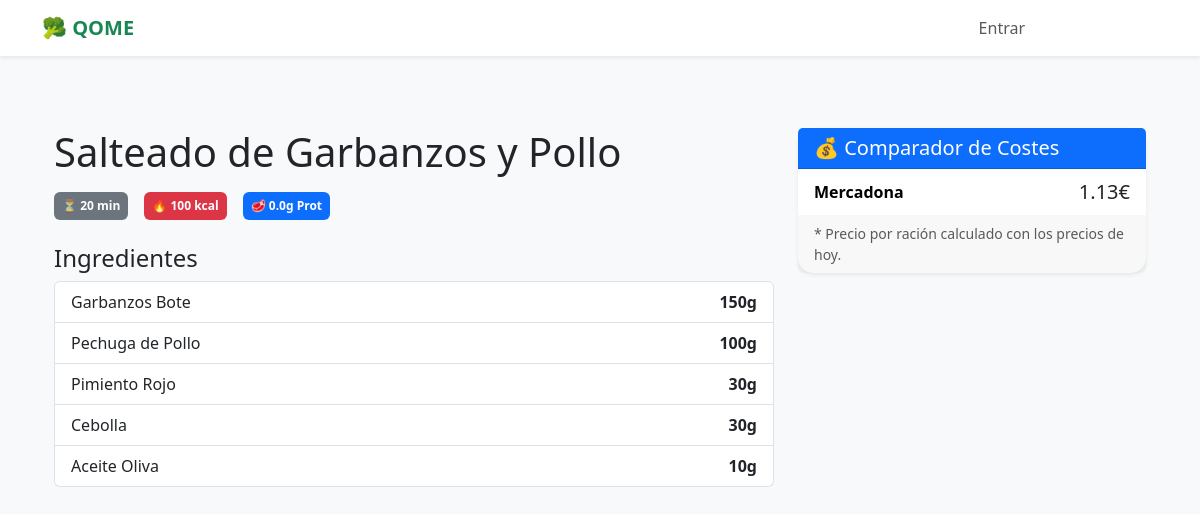
The app's page /receta/22/ with its own data.
### core/models.py (models this page shows, shortened)
class Receta(models.Model):
    titulo = models.CharField(max_length=200)
    tiempo_preparacion = models.IntegerField()
    es_apta_sarten = models.BooleanField(default=False)
    es_apta_airfryer = models.BooleanField(default=False)
    es_apta_horno = models.BooleanField(default=False)
    es_apta_microondas = models.BooleanField(default=False)
    es_apta_tupper = models.BooleanField(default=True)
    calorias = models.IntegerField(default=0)
    proteinas = models.FloatField(default=0.0)
    grasas = models.FloatField(default=0.0)
    hidratos = models.FloatField(default=0.0)

class RecetaIngrediente(models.Model):
    receta = models.ForeignKey(Receta, related_name='ingredientes', on_delete=models.CASCADE)
    ingrediente_base = models.ForeignKey(IngredienteBase, on_delete=models.CASCADE)
    cantidad_gramos = models.IntegerField()

class IngredienteBase(models.Model):
    CATEGORIAS = [
        ('Fruta', 'Fruta'), ('Verdura', 'Verdura'), ('Carniceria', 'Carnicería'),
        ('Pescaderia', 'Pescadería'), ('Lacteos', 'Lácteos'), ('Despensa', 'Despensa'),
        ('Huevos', 'Huevos'), ('Otros', 'Otros')
    ]
    nombre = models.CharField(max_length=100, unique=True)
    categoria = models.CharField(max_length=20, choices=CATEGORIAS, default='Otros')
    calorias = models.IntegerField(default=0)
    proteinas = models.FloatField(default=0.0)
    grasas = models.FloatField(default=0.0)
    hidratos = models.FloatField(default=0.0)
    dias_caducidad = models.IntegerField(default=7)

class CostePorSupermercado(models.Model):
    receta = models.ForeignKey(Receta, related_name='costes_por_supermercado', on_delete=models.CASCADE)
    supermercado = models.ForeignKey(Supermercado, on_delete=models.CASCADE)
    coste = models.DecimalField(max_digits=6, decimal_places=2)
    es_posible = models.BooleanField(default=True, help_text="False si el súper no tiene todos los ingredientes")
    ultima_actualizacion = models.DateTimeField(auto_now=True)
    class Meta:
        unique_together = ('receta', 'supermercado')

class Supermercado(models.Model):
    nombre = models.CharField(max_length=50, unique=True)
    color_brand = models.CharField(max_length=7, default="#000000", help_text="Color hexadecimal para la UI")

### core/views.py (the view)
# urls.py: path('receta/<int:receta_id>/', views.detalle_receta, name='detalle_receta'),
def detalle_receta(request, receta_id):
    receta = get_object_or_404(Receta, id=receta_id)
    costes = receta.costes_por_supermercado.filter(es_posible=True).select_related('supermercado').order_by('coste')
    return render(request, 'core/detalles_receta.html', {
        'receta': receta,
        'costes': costes
    })

### core/templates/core/detalles_receta.html
{% extends 'core/base.html' %}
{% block content %}
<div class="container py-5">
    <div class="row">
        <div class="col-md-8">
            <h1 class="mb-3">{{ receta.titulo }}</h1>
            <div class="d-flex gap-3 mb-4">
                <span class="badge bg-secondary p-2">⏳ {{ receta.tiempo_preparacion }} min</span>
                <span class="badge bg-danger p-2">🔥 {{ receta.calorias }} kcal</span>
                <span class="badge bg-primary p-2">🥩 {{ receta.proteinas }}g Prot</span>
            </div>
            <h4>Ingredientes</h4>
            <ul class="list-group mb-4">
                {% for ing in receta.ingredientes.all %}
                <li class="list-group-item d-flex justify-content-between">
                    <span>{{ ing.ingrediente_base.nombre }}</span>
                    <strong>{{ ing.cantidad_gramos }}g</strong>
                </li>
                {% endfor %}
            </ul>
        </div>
        <div class="col-md-4">
            <div class="card shadow-sm border-primary mb-3">
                <div class="card-header bg-primary text-white">
                    <h5 class="mb-0">💰 Comparador de Costes</h5>
                </div>
                <ul class="list-group list-group-flush">
                    {% for coste in costes %}
                    <li class="list-group-item d-flex justify-content-between align-items-center">
                        <span class="fw-bold" style="color: {{ coste.supermercado.color_brand }}">
                            {{ coste.supermercado.nombre }}
                        </span>
                        <span class="fs-5">{{ coste.coste|floatformat:2 }}€</span>
                    </li>
                    {% empty %}
                    <li class="list-group-item text-muted">
                        No hay precios disponibles para esta receta.
                    </li>
                    {% endfor %}
                </ul>
                <div class="card-footer text-muted small">
                    * Precio por ración calculado con los precios de hoy.
                </div>
            </div>
        </div>
    </div>
</div>
{% endblock %}

### core/templates/core/base.html (style rules this page uses)
body { background-color: #f8f9fa; }
.card { border: none; border-radius: 15px; box-shadow: 0 4px 6px rgba(0,0,0,0.1); }

### records on screen
Receta: titulo "Salteado de Garbanzos y Pollo", tiempo_preparacion "20", calorias "100", proteinas "0.0"
RecetaIngrediente: ingrediente_base.nombre "Garbanzos Bote", cantidad_gramos "150"
RecetaIngrediente: ingrediente_base.nombre "Pechuga de Pollo", cantidad_gramos "100"
RecetaIngrediente: ingrediente_base.nombre "Pimiento Rojo", cantidad_gramos "30"
RecetaIngrediente: ingrediente_base.nombre "Cebolla", cantidad_gramos "30"
RecetaIngrediente: ingrediente_base.nombre "Aceite Oliva", cantidad_gramos "10"
CostePorSupermercado: supermercado.nombre "Mercadona", coste "1.13"
